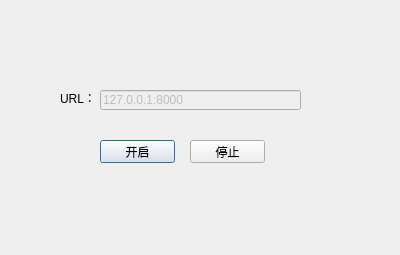
<?xml version="1.0" encoding="UTF-8"?>
<ui version="4.0">
 <class>Dialog</class>
 <widget class="QDialog" name="Dialog">
  <property name="geometry">
   <rect>
    <x>0</x>
    <y>0</y>
    <width>400</width>
    <height>255</height>
   </rect>
  </property>
  <property name="windowTitle">
   <string>Dialog</string>
  </property>
  <widget class="QLabel" name="label">
   <property name="geometry">
    <rect>
     <x>60</x>
     <y>90</y>
     <width>31</width>
     <height>16</height>
    </rect>
   </property>
   <property name="text">
    <string>URL：</string>
   </property>
  </widget>
  <widget class="QLineEdit" name="lineEdit_Url">
   <property name="enabled">
    <bool>false</bool>
   </property>
   <property name="geometry">
    <rect>
     <x>100</x>
     <y>90</y>
     <width>201</width>
     <height>20</height>
    </rect>
   </property>
   <property name="text">
    <string>127.0.0.1:8000</string>
   </property>
   <property name="readOnly">
    <bool>false</bool>
   </property>
  </widget>
  <widget class="QPushButton" name="pushButton_Start">
   <property name="geometry">
    <rect>
     <x>100</x>
     <y>140</y>
     <width>75</width>
     <height>23</height>
    </rect>
   </property>
   <property name="text">
    <string>开启</string>
   </property>
  </widget>
  <widget class="QPushButton" name="pushButton_Stop">
   <property name="geometry">
    <rect>
     <x>190</x>
     <y>140</y>
     <width>75</width>
     <height>23</height>
    </rect>
   </property>
   <property name="text">
    <string>停止</string>
   </property>
  </widget>
 </widget>
 <layoutdefault spacing="6" margin="11"/>
 <tabstops>
  <tabstop>lineEdit_Url</tabstop>
  <tabstop>pushButton_Start</tabstop>
  <tabstop>pushButton_Stop</tabstop>
 </tabstops>
 <resources/>
 <connections/>
</ui>
